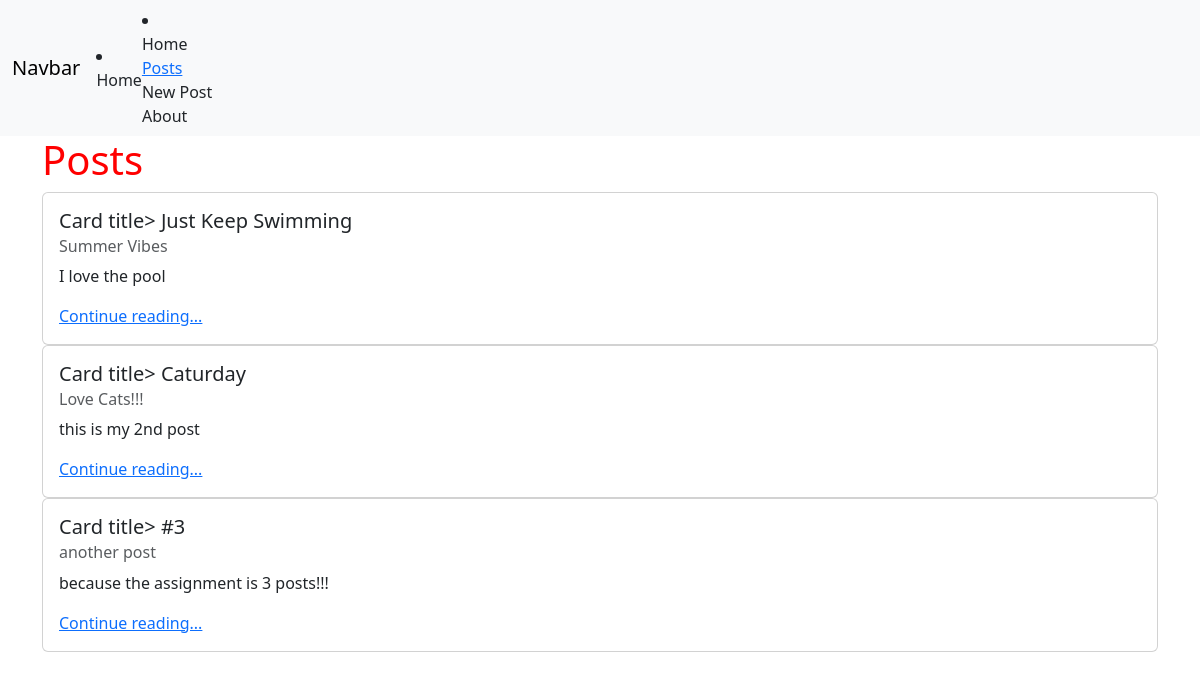
The app's page /posts/, older data.
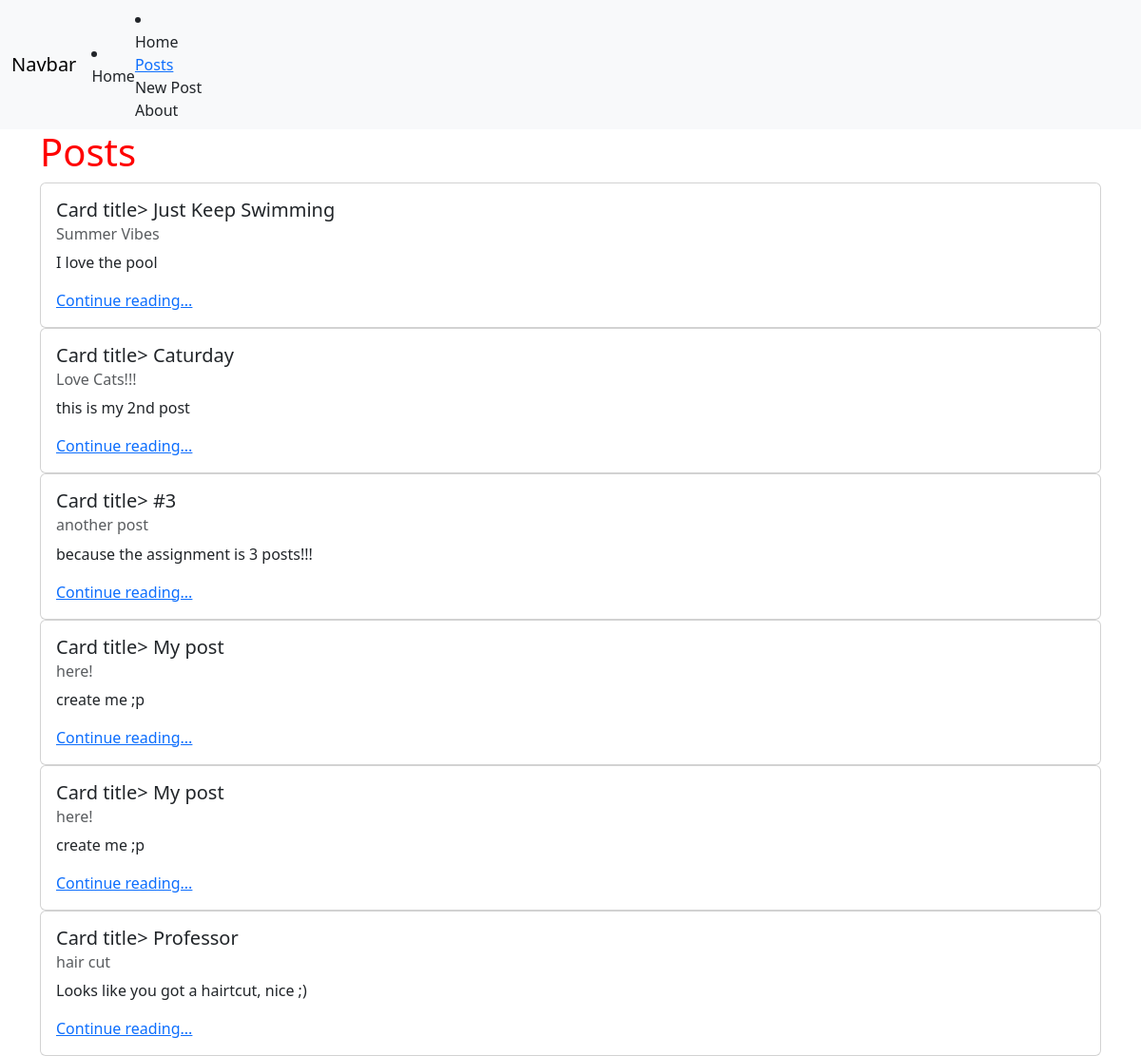
The same page, newer data.
### posts/models.py (models this page shows, shortened)
class Post(models.Model):
    title = models.CharField(max_length=128)
    subtitle = models.CharField(max_length=256)
    body = models.TextField()
    created_on = models.DateTimeField(auto_now_add=True)

### posts/views.py (the view)
# urls.py: path("", views.PostListView.as_view(), name="list"),
class PostListView(ListView):
    template_name = "posts/list.html"
    model = Post

### templates/posts/list.html (shortened to what this page needs)
{% extends 'base.html' %}
{% block content %}
<h1>Posts</h1>
{% for post in post_list %}
<div class="card">
    <div class="card-body">
        <h5 class="card-title">Card title> {{ post.title }}</h5>
        <h6 class="card-subtitle mb-2 text-body-secondary">{{ post.subtitle }}</h6>
        <p class="card-text">{{ post.body|truncatechars:64 }}</p>
        <a href="{% url 'detail' post.id %}" class="card-link">Continue reading...</a>
    </div>
</div>
{% endfor %}
{% endblock content %}

### templates/base.html (shortened to what this page needs)
{% load static %}
<!DOCTYPE html>
<html lang="en">
<head>
    <link href="https://cdn.jsdelivr.net/npm/bootstrap@5.3.7/dist/css/bootstrap.min.css" rel="stylesheet">
    <link href="{% static 'css/base.css' %}" rel="stylesheet">
</head>
<body>
<nav class="navbar navbar-expand-lg bg-body-tertiary">
  <div class="container-fluid">
    <a class="navbar-brand" href="#">Navbar</a>
    <div class="collapse navbar-collapse" id="navbarNav">
        <li class="nav-item">
          <a class="nav-link active" aria-current="page" href="#">Home</a>
        </li>
        <li class="nav-item">
          <a class="nav-link" href="{% url 'home' %}">Home</a>
          <a class="nav-item" href="{% url 'list' %}">Posts</a>
          <a class="nav-link" href="{% url 'new' %}" >New Post</a>
          <a class="nav-link" href="{% url 'about' %}">About</a>
        </li>
    </div>
  </div>
</nav>
    <div class="container">
    {% block content %} {% endblock content %}
    </div>
</body>
</html>

### static/css/base.css (style rules this page uses)
h1 { color: red; }

Row changes from the older to the newer data that the page shows:
added Post: title "My post", subtitle "here!", body "create me ;p"
added Post: title "My post", subtitle "here!", body "create me ;p"
added Post: title "Professor", subtitle "hair cut", body "Looks like you got a hairtcut, nice ;)"
